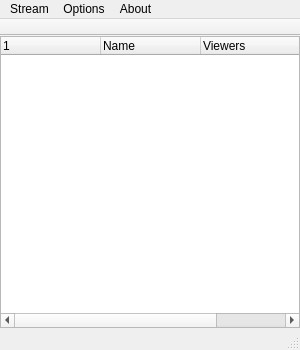
<?xml version="1.0" encoding="UTF-8"?>
<ui version="4.0">
 <class>MainWindow</class>
 <widget class="QMainWindow" name="MainWindow">
  <property name="geometry">
   <rect>
    <x>0</x>
    <y>0</y>
    <width>300</width>
    <height>350</height>
   </rect>
  </property>
  <property name="minimumSize">
   <size>
    <width>300</width>
    <height>350</height>
   </size>
  </property>
  <property name="maximumSize">
   <size>
    <width>300</width>
    <height>2048</height>
   </size>
  </property>
  <property name="windowTitle">
   <string>Livestreamer UI</string>
  </property>
  <property name="locale">
   <locale language="English" country="UnitedKingdom"/>
  </property>
  <widget class="QWidget" name="centralWidget">
   <property name="enabled">
    <bool>true</bool>
   </property>
   <layout class="QHBoxLayout" name="horizontalLayout">
    <property name="spacing">
     <number>6</number>
    </property>
    <property name="leftMargin">
     <number>0</number>
    </property>
    <property name="topMargin">
     <number>0</number>
    </property>
    <property name="rightMargin">
     <number>0</number>
    </property>
    <property name="bottomMargin">
     <number>0</number>
    </property>
    <item>
     <widget class="QTreeWidget" name="streamList">
      <property name="maximumSize">
       <size>
        <width>16777215</width>
        <height>16777215</height>
       </size>
      </property>
      <property name="dragEnabled">
       <bool>false</bool>
      </property>
      <property name="indentation">
       <number>0</number>
      </property>
      <column>
       <property name="text">
        <string/>
       </property>
      </column>
      <column>
       <property name="text">
        <string>Name</string>
       </property>
      </column>
      <column>
       <property name="text">
        <string>Viewers</string>
       </property>
      </column>
      <column>
       <property name="text">
        <string>Quality</string>
       </property>
      </column>
     </widget>
    </item>
   </layout>
  </widget>
  <widget class="QMenuBar" name="menuBar">
   <property name="enabled">
    <bool>true</bool>
   </property>
   <property name="geometry">
    <rect>
     <x>0</x>
     <y>0</y>
     <width>300</width>
     <height>21</height>
    </rect>
   </property>
   <property name="defaultUp">
    <bool>false</bool>
   </property>
   <widget class="QMenu" name="menuFile">
    <property name="title">
     <string>Stream</string>
    </property>
    <addaction name="actionAddStream"/>
    <addaction name="actionRemoveSelected"/>
    <addaction name="actionClearAll"/>
   </widget>
   <widget class="QMenu" name="menuAbout">
    <property name="title">
     <string>About</string>
    </property>
    <addaction name="actionAboutLivestreamerUI"/>
    <addaction name="actionAboutLivestreamer"/>
    <addaction name="actionAboutQt"/>
   </widget>
   <widget class="QMenu" name="menuOptions">
    <property name="locale">
     <locale language="English" country="UnitedKingdom"/>
    </property>
    <property name="title">
     <string>Options</string>
    </property>
    <addaction name="actionSetLivestreamerLocation"/>
    <addaction name="actionAutoUpdateStreams"/>
   </widget>
   <addaction name="menuFile"/>
   <addaction name="menuOptions"/>
   <addaction name="menuAbout"/>
  </widget>
  <widget class="QStatusBar" name="statusBar"/>
  <widget class="QToolBar" name="toolBar">
   <property name="windowTitle">
    <string>toolBar</string>
   </property>
   <property name="movable">
    <bool>false</bool>
   </property>
   <property name="allowedAreas">
    <set>Qt::TopToolBarArea</set>
   </property>
   <property name="toolButtonStyle">
    <enum>Qt::ToolButtonTextOnly</enum>
   </property>
   <property name="floatable">
    <bool>false</bool>
   </property>
   <attribute name="toolBarArea">
    <enum>TopToolBarArea</enum>
   </attribute>
   <attribute name="toolBarBreak">
    <bool>false</bool>
   </attribute>
  </widget>
  <action name="actionAddStream">
   <property name="text">
    <string>Add stream</string>
   </property>
  </action>
  <action name="actionRemoveSelected">
   <property name="text">
    <string>Remove selected</string>
   </property>
  </action>
  <action name="actionClearAll">
   <property name="text">
    <string>Clear all</string>
   </property>
  </action>
  <action name="actionAboutLivestreamerUI">
   <property name="text">
    <string>About Livestreamer UI</string>
   </property>
  </action>
  <action name="actionAboutLivestreamer">
   <property name="text">
    <string>About livestreamer</string>
   </property>
  </action>
  <action name="actionAboutQt">
   <property name="text">
    <string>About Qt</string>
   </property>
  </action>
  <action name="actionSetLivestreamerLocation">
   <property name="text">
    <string>Livestreamer location</string>
   </property>
  </action>
  <action name="actionAutoUpdateStreams">
   <property name="checkable">
    <bool>true</bool>
   </property>
   <property name="text">
    <string>Auto-update streams</string>
   </property>
  </action>
  <action name="actionSetQualityLow">
   <property name="checkable">
    <bool>true</bool>
   </property>
   <property name="text">
    <string>Low</string>
   </property>
  </action>
  <action name="actionSetQualityMedium">
   <property name="checkable">
    <bool>true</bool>
   </property>
   <property name="text">
    <string>Medium</string>
   </property>
  </action>
  <action name="actionSetQualityHigh">
   <property name="checkable">
    <bool>true</bool>
   </property>
   <property name="text">
    <string>High</string>
   </property>
  </action>
  <action name="actionSetQualityBest">
   <property name="checkable">
    <bool>true</bool>
   </property>
   <property name="text">
    <string>Best</string>
   </property>
  </action>
 </widget>
 <layoutdefault spacing="6" margin="11"/>
 <resources/>
 <connections/>
</ui>
